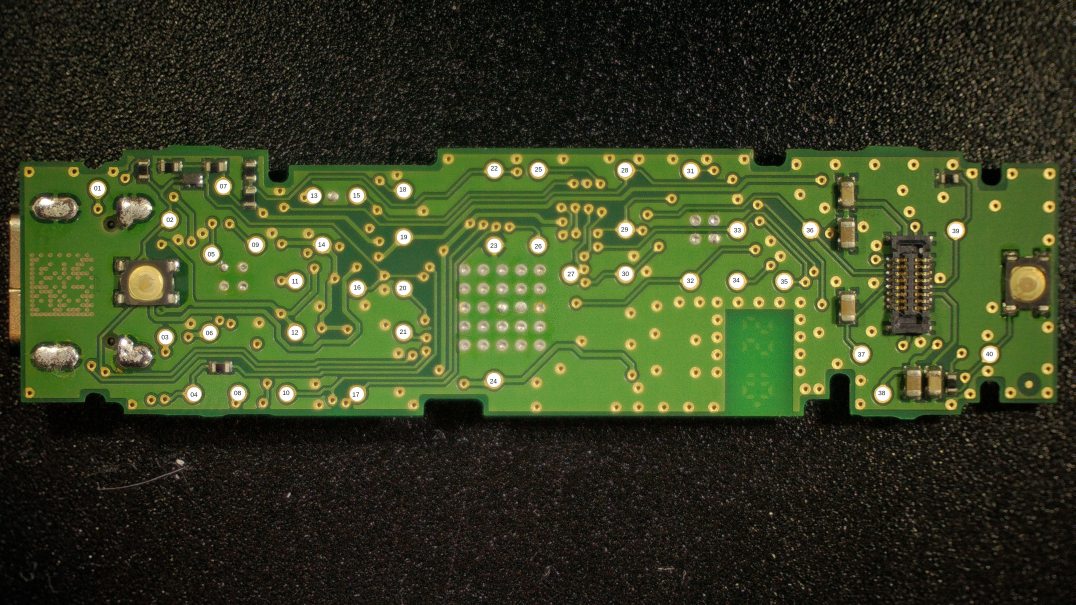
#> input picture img/back_with_details.jpg, 5376 x 3024 px (shown at 1/5 size)
$ python outline.py
#> lines starting #> are read from the running program, lines starting #| are printed output that depends on the picture; after the words box and inside, x2 and y2 are one past the last pixel; in counts of white or black regions, pixels touching at a corner belong together
"""Detect the board outline in the back photo and write it to outline.json as a polygon in photo pixels.

The board is everything that is not the dark foam it sits on: the largest such region, with holes
filled, traced along its edge and simplified.
"""
import json
import os
import subprocess
import sys
import tempfile

import numpy as np
from PIL import Image

Image.MAX_IMAGE_PIXELS = None
HERE = os.path.dirname(os.path.abspath(__file__))
K = 4  # work at quarter resolution


def board_mask(path):
#> called with path = 'kicad/../img/back_with_details.jpg'
    im = Image.open(path).convert("RGB")
#> im is the input picture: PIL image 5376x3024 RGB; mean R, G, B 55.8, 64.9, 34.6
    im = im.resize((im.width // K, im.height // K), Image.BILINEAR)
#> im: PIL image 1344x756 RGB
    a = np.asarray(im).astype(np.int16)
    mx, mn = a.max(axis=2), a.min(axis=2)
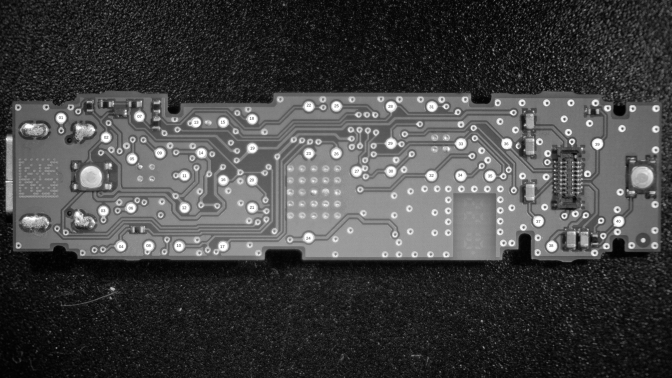
#> mx: shape (756, 1344) int16 (shown at 1/2 size); min 0, max 255, mean 67.9
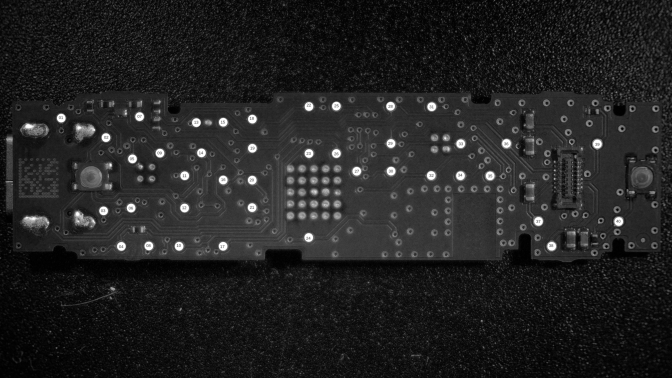
#> mn: shape (756, 1344) int16 (shown at 1/2 size); min 0, max 255, mean 34.6
    R, G, B = a[..., 0], a[..., 1], a[..., 2]
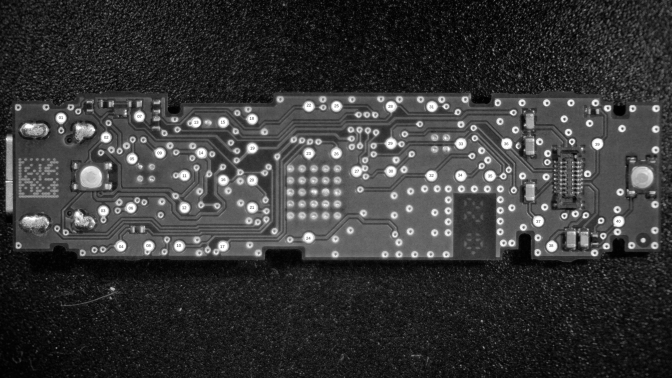
#> R: shape (756, 1344) int16 (shown at 1/2 size); min 0, max 255, mean 55.8
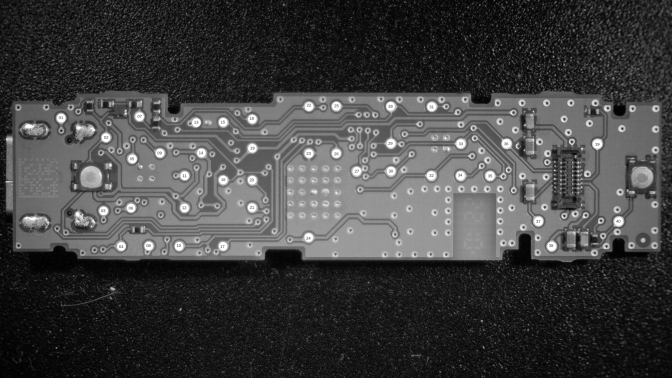
#> G: shape (756, 1344) int16 (shown at 1/2 size); min 0, max 255, mean 65
    # solder mask is clearly green; copper, solder and parts are bright; the foam is dark and grey
    m = ((G > R + 12) & (G > B + 12) & (mx > 60)) | (mx > 150)
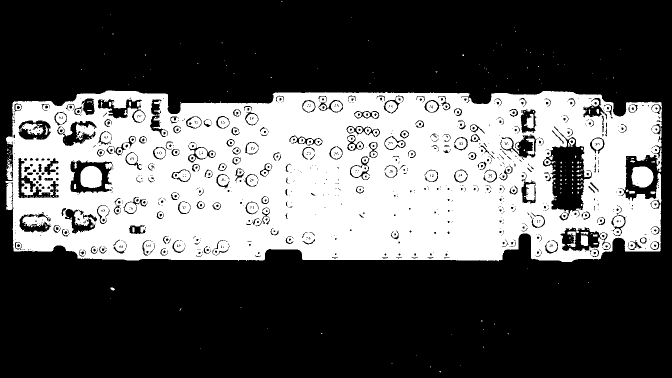
#> m: shape (756, 1344) bool (shown at 1/2 size); 35.9% white; 286 white regions (243 under 20 px), largest, box (x1, y1, x2, y2) and area: (11, 181, 1324, 524) 355576, (161, 332, 204, 376) 1606, (1263, 333, 1307, 375) 1507
    with tempfile.TemporaryDirectory() as tmp:
        src, out = os.path.join(tmp, "m.png"), os.path.join(tmp, "o.png")
        Image.fromarray((m * 255).astype(np.uint8)).save(src)
        # close small gaps along the board edge
        subprocess.run(["magick", src, "-morphology", "Close", "Disk:6", out], check=True)
#> (this line was passed over: subprocess is not available in this run)
#> (the run stopped early here; a loop or call above may not have finished)

$ run again, with img/xray.png saved as img/back_with_details.jpg
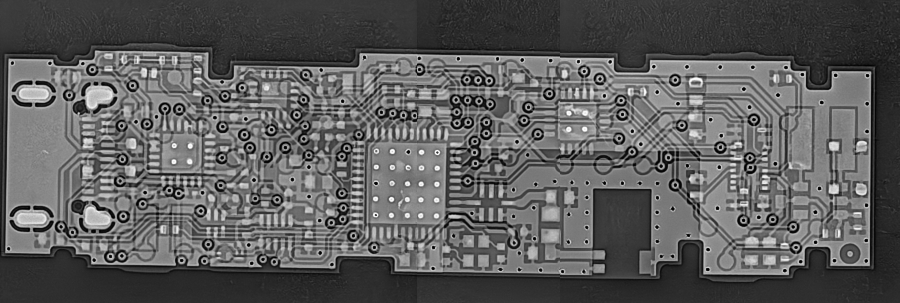
#> input picture img/xray.png, 1800 x 606 px (shown at 1/2 size)
#> in board_mask, im is the input picture: PIL image 1800x606 RGB; min 0, max 255, mean 92.7
#> in board_mask, `im = im.resize((im.width // K, im.height // K), Image.BILINEAR)`:
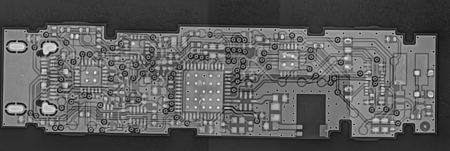
#> im: PIL image 450x151 RGB; min 11, max 245, mean 92.7
#> in board_mask, `m = ((G > R + 12) & (G > B + 12) & (mx > 60)) | (mx > 150)`:
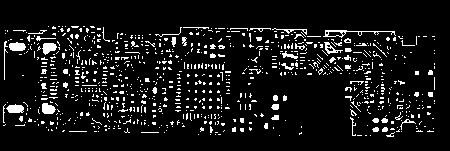
#> m: shape (151, 450) bool; 8.9% white in thin lines or dots, all inside (x1, y1, x2, y2) = (3, 26, 435, 137)
